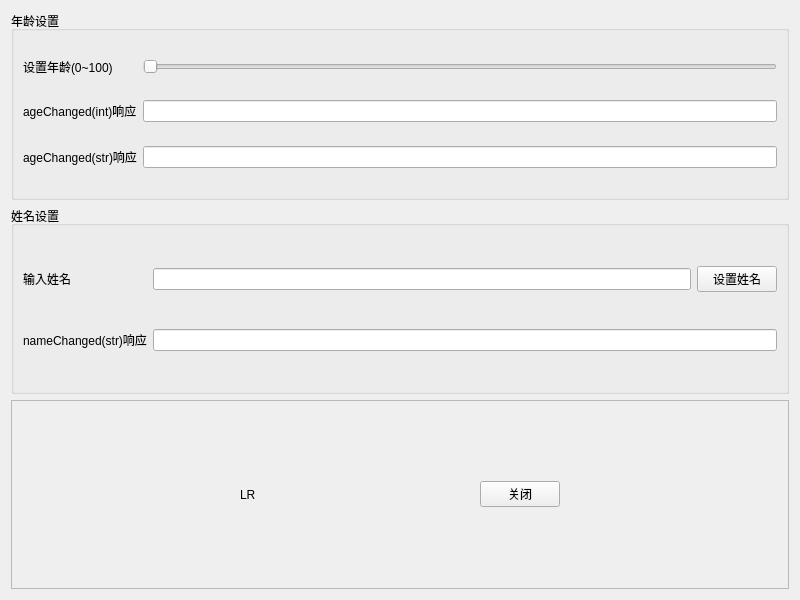
<?xml version="1.0" encoding="UTF-8"?>
<ui version="4.0">
 <class>Widget</class>
 <widget class="QWidget" name="Widget">
  <property name="geometry">
   <rect>
    <x>0</x>
    <y>0</y>
    <width>800</width>
    <height>600</height>
   </rect>
  </property>
  <property name="windowTitle">
   <string>Widget</string>
  </property>
  <layout class="QVBoxLayout" name="verticalLayout">
   <item>
    <widget class="QGroupBox" name="groupBox_Age">
     <property name="title">
      <string>年龄设置</string>
     </property>
     <layout class="QGridLayout" name="gridLayout">
      <item row="0" column="0">
       <widget class="QLabel" name="label">
        <property name="text">
         <string>设置年龄(0~100)</string>
        </property>
       </widget>
      </item>
      <item row="0" column="1">
       <widget class="QSlider" name="sliderSetAge">
        <property name="maximum">
         <number>100</number>
        </property>
        <property name="orientation">
         <enum>Qt::Horizontal</enum>
        </property>
       </widget>
      </item>
      <item row="1" column="0">
       <widget class="QLabel" name="label_2">
        <property name="text">
         <string>ageChanged(int)响应</string>
        </property>
       </widget>
      </item>
      <item row="1" column="1">
       <widget class="QLineEdit" name="editAgeInt"/>
      </item>
      <item row="2" column="0">
       <widget class="QLabel" name="label_3">
        <property name="text">
         <string>ageChanged(str)响应</string>
        </property>
       </widget>
      </item>
      <item row="2" column="1">
       <widget class="QLineEdit" name="editAgeStr"/>
      </item>
     </layout>
    </widget>
   </item>
   <item>
    <widget class="QGroupBox" name="groupBox_Name">
     <property name="title">
      <string>姓名设置</string>
     </property>
     <layout class="QGridLayout" name="gridLayout_2">
      <item row="0" column="0">
       <widget class="QLabel" name="label_4">
        <property name="text">
         <string>输入姓名</string>
        </property>
       </widget>
      </item>
      <item row="0" column="1">
       <widget class="QLineEdit" name="editNameInput"/>
      </item>
      <item row="0" column="2">
       <widget class="QPushButton" name="btnSetName">
        <property name="text">
         <string>设置姓名</string>
        </property>
       </widget>
      </item>
      <item row="1" column="0">
       <widget class="QLabel" name="label_5">
        <property name="text">
         <string>nameChanged(str)响应</string>
        </property>
       </widget>
      </item>
      <item row="1" column="1" colspan="2">
       <widget class="QLineEdit" name="editNameHello"/>
      </item>
     </layout>
    </widget>
   </item>
   <item>
    <widget class="QFrame" name="frame">
     <property name="frameShape">
      <enum>QFrame::StyledPanel</enum>
     </property>
     <property name="frameShadow">
      <enum>QFrame::Raised</enum>
     </property>
     <layout class="QHBoxLayout" name="horizontalLayout">
      <item>
       <spacer name="horizontalSpacer">
        <property name="orientation">
         <enum>Qt::Horizontal</enum>
        </property>
        <property name="sizeHint" stdset="0">
         <size>
          <width>158</width>
          <height>20</height>
         </size>
        </property>
       </spacer>
      </item>
      <item>
       <widget class="QLabel" name="label_6">
        <property name="text">
         <string>LR</string>
        </property>
       </widget>
      </item>
      <item>
       <spacer name="horizontalSpacer_2">
        <property name="orientation">
         <enum>Qt::Horizontal</enum>
        </property>
        <property name="sizeHint" stdset="0">
         <size>
          <width>159</width>
          <height>20</height>
         </size>
        </property>
       </spacer>
      </item>
      <item>
       <widget class="QPushButton" name="btnClose">
        <property name="text">
         <string>关闭</string>
        </property>
        <property name="icon">
         <iconset resource="res.qrc">
          <normaloff>:/icons/images/go.bmp</normaloff>:/icons/images/go.bmp</iconset>
        </property>
       </widget>
      </item>
      <item>
       <spacer name="horizontalSpacer_4">
        <property name="orientation">
         <enum>Qt::Horizontal</enum>
        </property>
        <property name="sizeHint" stdset="0">
         <size>
          <width>158</width>
          <height>20</height>
         </size>
        </property>
       </spacer>
      </item>
     </layout>
    </widget>
   </item>
  </layout>
 </widget>
 <resources>
  <include location="res.qrc"/>
 </resources>
 <connections/>
</ui>
